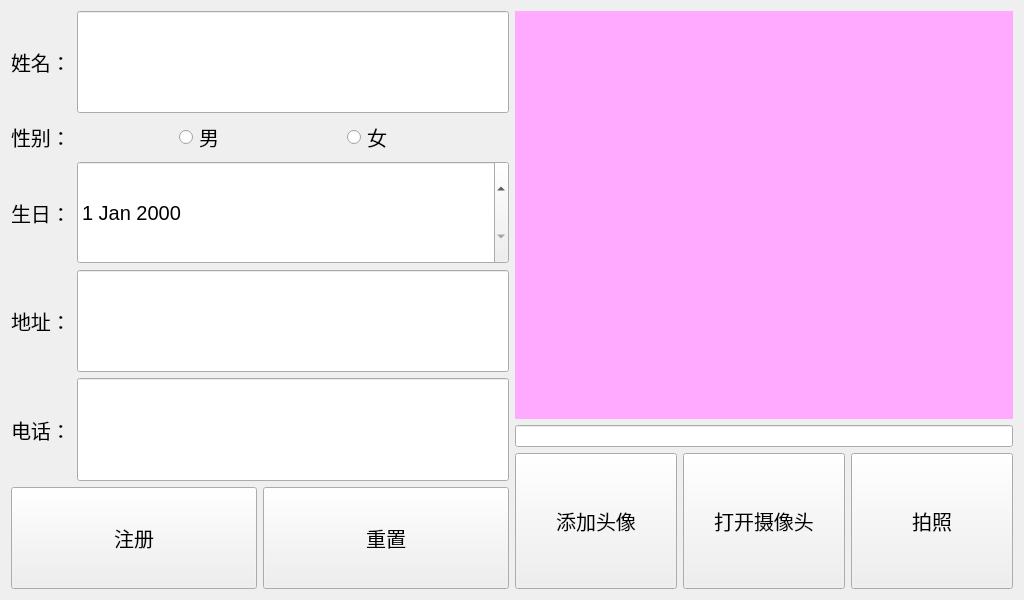
<?xml version="1.0" encoding="UTF-8"?>
<ui version="4.0">
 <class>RegisterWin</class>
 <widget class="QWidget" name="RegisterWin">
  <property name="geometry">
   <rect>
    <x>0</x>
    <y>0</y>
    <width>1024</width>
    <height>600</height>
   </rect>
  </property>
  <property name="windowTitle">
   <string>Form</string>
  </property>
  <layout class="QHBoxLayout" name="horizontalLayout_8">
   <item>
    <layout class="QVBoxLayout" name="verticalLayout">
     <item>
      <layout class="QHBoxLayout" name="horizontalLayout">
       <item>
        <widget class="QLabel" name="label">
         <property name="font">
          <font>
           <pointsize>15</pointsize>
          </font>
         </property>
         <property name="text">
          <string>姓名：</string>
         </property>
        </widget>
       </item>
       <item>
        <widget class="QLineEdit" name="nameEdit">
         <property name="sizePolicy">
          <sizepolicy hsizetype="Expanding" vsizetype="Expanding">
           <horstretch>0</horstretch>
           <verstretch>0</verstretch>
          </sizepolicy>
         </property>
         <property name="font">
          <font>
           <pointsize>15</pointsize>
          </font>
         </property>
        </widget>
       </item>
      </layout>
     </item>
     <item>
      <layout class="QHBoxLayout" name="horizontalLayout_4">
       <item>
        <widget class="QLabel" name="label_4">
         <property name="font">
          <font>
           <pointsize>15</pointsize>
          </font>
         </property>
         <property name="text">
          <string>性别：</string>
         </property>
        </widget>
       </item>
       <item>
        <widget class="QRadioButton" name="mrb">
         <property name="font">
          <font>
           <pointsize>15</pointsize>
          </font>
         </property>
         <property name="text">
          <string>男</string>
         </property>
        </widget>
       </item>
       <item>
        <widget class="QRadioButton" name="wrb">
         <property name="font">
          <font>
           <pointsize>15</pointsize>
          </font>
         </property>
         <property name="text">
          <string>女</string>
         </property>
        </widget>
       </item>
      </layout>
     </item>
     <item>
      <layout class="QHBoxLayout" name="horizontalLayout_5">
       <item>
        <widget class="QLabel" name="label_6">
         <property name="font">
          <font>
           <pointsize>15</pointsize>
          </font>
         </property>
         <property name="text">
          <string>生日：</string>
         </property>
        </widget>
       </item>
       <item>
        <widget class="QDateEdit" name="birthdayEdit">
         <property name="sizePolicy">
          <sizepolicy hsizetype="Expanding" vsizetype="Expanding">
           <horstretch>0</horstretch>
           <verstretch>0</verstretch>
          </sizepolicy>
         </property>
         <property name="font">
          <font>
           <pointsize>15</pointsize>
          </font>
         </property>
        </widget>
       </item>
      </layout>
     </item>
     <item>
      <layout class="QHBoxLayout" name="horizontalLayout_2">
       <item>
        <widget class="QLabel" name="label_2">
         <property name="font">
          <font>
           <pointsize>15</pointsize>
          </font>
         </property>
         <property name="text">
          <string>地址：</string>
         </property>
        </widget>
       </item>
       <item>
        <widget class="QLineEdit" name="addressEdit">
         <property name="sizePolicy">
          <sizepolicy hsizetype="Expanding" vsizetype="Expanding">
           <horstretch>0</horstretch>
           <verstretch>0</verstretch>
          </sizepolicy>
         </property>
         <property name="font">
          <font>
           <pointsize>15</pointsize>
          </font>
         </property>
        </widget>
       </item>
      </layout>
     </item>
     <item>
      <layout class="QHBoxLayout" name="horizontalLayout_3">
       <item>
        <widget class="QLabel" name="label_3">
         <property name="font">
          <font>
           <pointsize>15</pointsize>
          </font>
         </property>
         <property name="text">
          <string>电话：</string>
         </property>
        </widget>
       </item>
       <item>
        <widget class="QLineEdit" name="phoneEdit">
         <property name="sizePolicy">
          <sizepolicy hsizetype="Expanding" vsizetype="Expanding">
           <horstretch>0</horstretch>
           <verstretch>0</verstretch>
          </sizepolicy>
         </property>
         <property name="font">
          <font>
           <pointsize>15</pointsize>
          </font>
         </property>
        </widget>
       </item>
      </layout>
     </item>
     <item>
      <layout class="QHBoxLayout" name="horizontalLayout_6">
       <item>
        <widget class="QPushButton" name="registerBt">
         <property name="sizePolicy">
          <sizepolicy hsizetype="Minimum" vsizetype="Expanding">
           <horstretch>0</horstretch>
           <verstretch>0</verstretch>
          </sizepolicy>
         </property>
         <property name="font">
          <font>
           <pointsize>15</pointsize>
          </font>
         </property>
         <property name="text">
          <string>注册</string>
         </property>
        </widget>
       </item>
       <item>
        <widget class="QPushButton" name="resetBt">
         <property name="sizePolicy">
          <sizepolicy hsizetype="Minimum" vsizetype="Expanding">
           <horstretch>0</horstretch>
           <verstretch>0</verstretch>
          </sizepolicy>
         </property>
         <property name="font">
          <font>
           <pointsize>15</pointsize>
          </font>
         </property>
         <property name="text">
          <string>重置</string>
         </property>
        </widget>
       </item>
      </layout>
     </item>
    </layout>
   </item>
   <item>
    <layout class="QVBoxLayout" name="verticalLayout_2" stretch="3,1,1">
     <item>
      <widget class="QLabel" name="headpicLb">
       <property name="sizePolicy">
        <sizepolicy hsizetype="Preferred" vsizetype="Expanding">
         <horstretch>0</horstretch>
         <verstretch>0</verstretch>
        </sizepolicy>
       </property>
       <property name="styleSheet">
        <string notr="true">background-color: rgb(255, 170, 255);</string>
       </property>
       <property name="text">
        <string/>
       </property>
      </widget>
     </item>
     <item>
      <widget class="QLineEdit" name="picFileEdit"/>
     </item>
     <item>
      <layout class="QHBoxLayout" name="horizontalLayout_7">
       <item>
        <widget class="QPushButton" name="addpicBt">
         <property name="sizePolicy">
          <sizepolicy hsizetype="Minimum" vsizetype="Expanding">
           <horstretch>0</horstretch>
           <verstretch>0</verstretch>
          </sizepolicy>
         </property>
         <property name="font">
          <font>
           <pointsize>15</pointsize>
          </font>
         </property>
         <property name="text">
          <string>添加头像</string>
         </property>
        </widget>
       </item>
       <item>
        <widget class="QPushButton" name="videoswitchBt">
         <property name="sizePolicy">
          <sizepolicy hsizetype="Minimum" vsizetype="Expanding">
           <horstretch>0</horstretch>
           <verstretch>0</verstretch>
          </sizepolicy>
         </property>
         <property name="font">
          <font>
           <pointsize>15</pointsize>
          </font>
         </property>
         <property name="text">
          <string>打开摄像头</string>
         </property>
        </widget>
       </item>
       <item>
        <widget class="QPushButton" name="cameraBt">
         <property name="sizePolicy">
          <sizepolicy hsizetype="Minimum" vsizetype="Expanding">
           <horstretch>0</horstretch>
           <verstretch>0</verstretch>
          </sizepolicy>
         </property>
         <property name="font">
          <font>
           <pointsize>15</pointsize>
          </font>
         </property>
         <property name="text">
          <string>拍照</string>
         </property>
        </widget>
       </item>
      </layout>
     </item>
    </layout>
   </item>
  </layout>
 </widget>
 <resources/>
 <connections/>
</ui>
